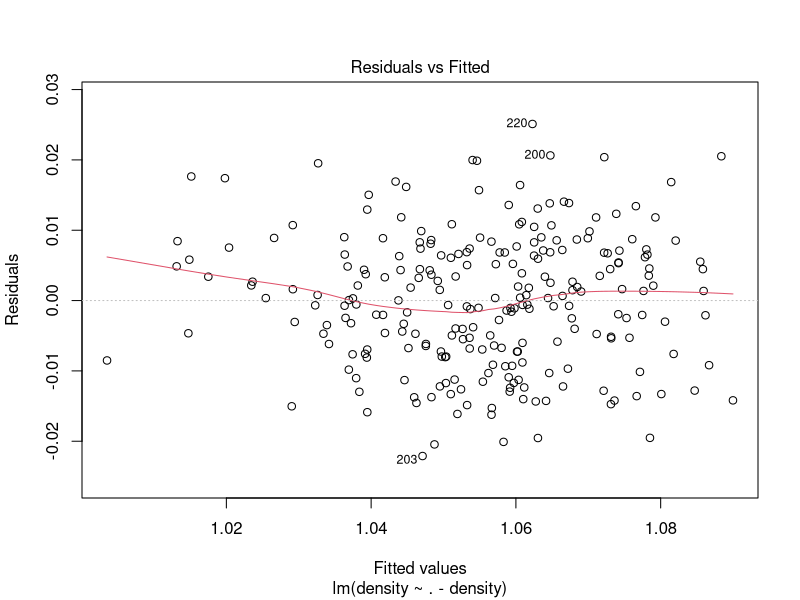
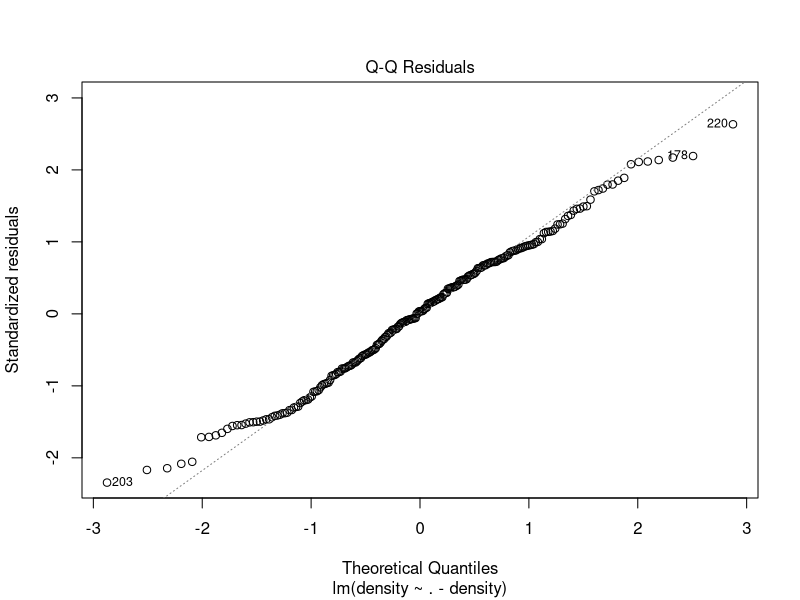
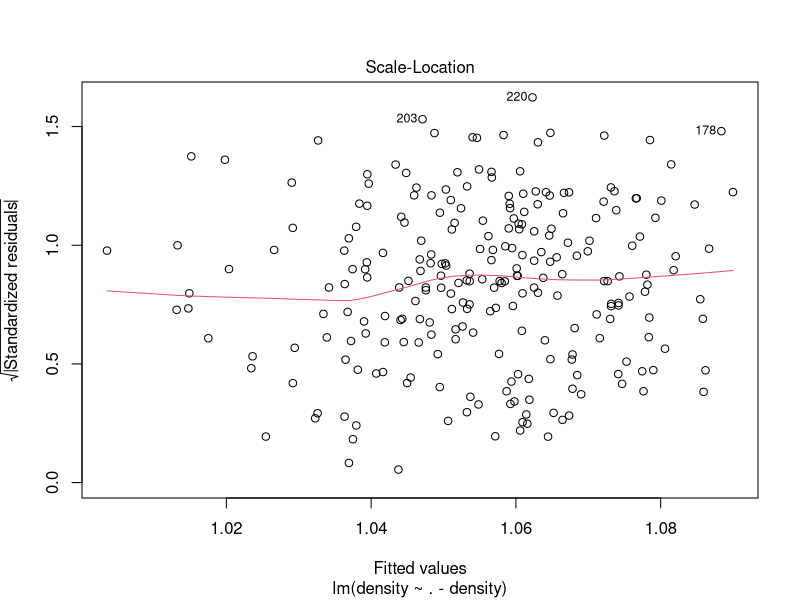
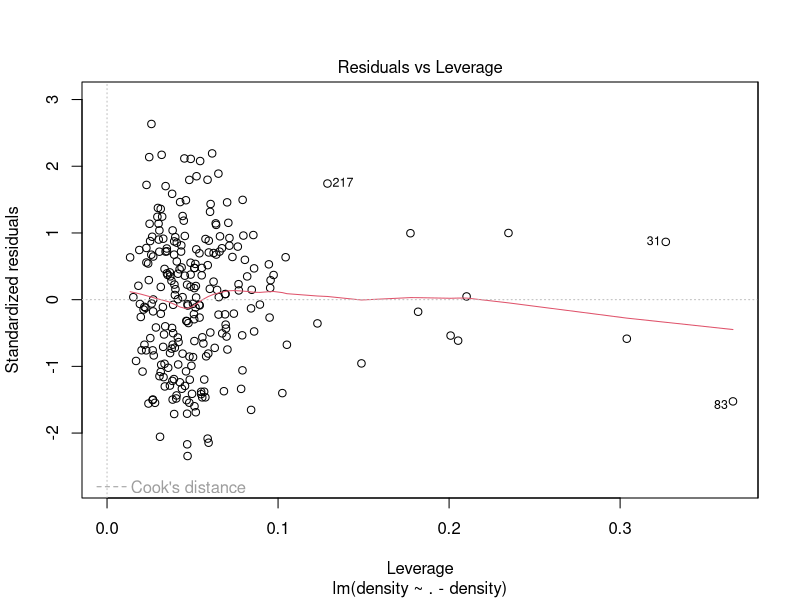

Here is the R script that generated these plots, in order:
fatmen = read.csv("bodyfatmen.csv")

SI <- function(men){
  # Function to convert the non-SI units to SI 
  men$weight <- c(1/2.2*men$weight)
  men$height <- c(2.54*men$height)
  return(men)
}
SI_men = SI(fatmen)

#Removing outliers
fatmen <- fatmen[-c(39),]


# Computing a full model
model = lm(density ~ .-density, data= fatmen) 
summary(model)
plot(model)

#ols_step_all_possible(model)
#best_model = ols_step_best_subset(model)

model_3 = lm(density ~ weight + abdomen + wrist, data = fatmen)
summary(model_3)

model_4 = lm(density ~ weight + abdomen + biceps + wrist, data = fatmen)
summary(model_4)

model_5 = lm(density ~ age + weight + abdomen + thigh + wrist, data = fatmen)
summary(model_5)

model_6 = lm(density ~ age + weight + abdomen + thigh + forearm + wrist, data = fatmen)
summary(model_6)
  



